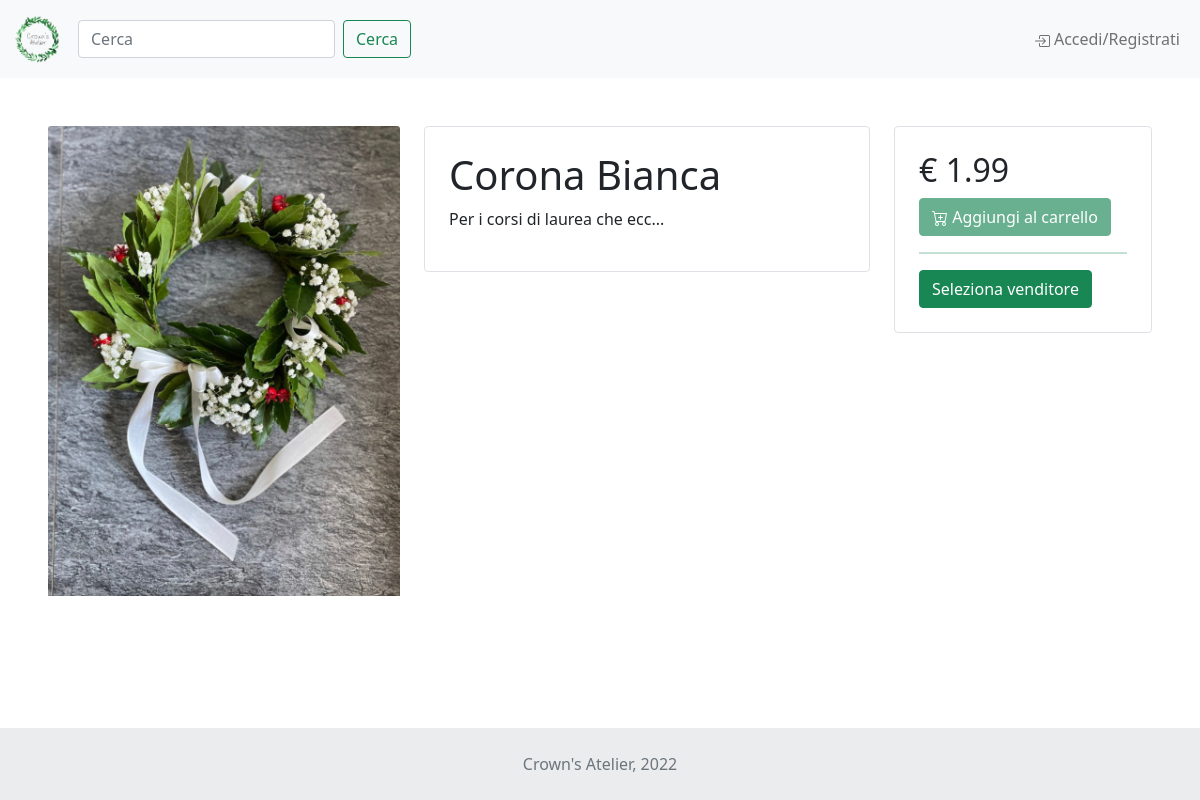
Screenshot of /product.php?id=2&seller=1 with the database file from the repository.
### tables this page shows
CREATE TABLE `prodotti_forniti` (
  `idFornitore` int NOT NULL,
  `idProdotto` int NOT NULL,
  `prezzo` float NOT NULL,
  `qntFornita` int NOT NULL,
  PRIMARY KEY (`idFornitore`,`idProdotto`),
  KEY `fk_prodotti_forniti_email_idx` (`idFornitore`),
  KEY `fk_prodotti_forniti_idProdotto_idx` (`idProdotto`),
  CONSTRAINT `fk_prodotti_forniti_email` FOREIGN KEY (`idFornitore`) REFERENCES `utenti` (`idUtente`),
  CONSTRAINT `fk_prodotti_forniti_idProdotto` FOREIGN KEY (`idProdotto`) REFERENCES `prodotti` (`idProdotto`)
);

CREATE TABLE `prodotti` (
  `idProdotto` int NOT NULL AUTO_INCREMENT,
  `nome` varchar(512) NOT NULL,
  `descrizione` varchar(512) NOT NULL,
  `imgURL` varchar(150) NOT NULL,
  `categoria` int NOT NULL,
  PRIMARY KEY (`idProdotto`),
  KEY `fk_prodotti_categoria_idx` (`categoria`),
  CONSTRAINT `fk_prodotti_categoria` FOREIGN KEY (`categoria`) REFERENCES `categorie` (`idCategoria`)
);

### product.php (called while the page is built, shortened)
<?php
require_once 'start.php';
$templateParams["titolo"] = "Crown's Atelier - Prodotto";
if(isUserLoggedIn()){
    $templateParams["nav"] = "navbar.php";
} else {
    $templateParams["nav"] = "navbar-login.php";
}$templateParams["nome"] = "product-view.php";
if(isset($_GET['id']) && isset($_GET['seller'])){
    $prodotto = $dbh-> getProductData($_GET['id'], $_GET['seller']);
    $templateParams['imgURL'] = $prodotto[0]['imgURL'];
    $templateParams['nomeProdotto'] = $prodotto[0]['nome'];
    $templateParams['descrizione'] = $prodotto[0]['descrizione'];
    $templateParams['prezzo'] = $prodotto[0]['prezzo'];
    $templateParams["venditori"] = $dbh-> getSellerByProductId($_GET['id']);
}
require 'template/base.php';
?>

### db/database.php (called while the page is built, shortened)
<?php
class DatabaseHelper{
    private $db;
    public function __construct($servername, $username, $password, $dbname, $port){
        $this->db = new mysqli($servername, $username, $password, $dbname, $port);
    }
    public function getProductData($id, $seller){
        $query = "SELECT *
        FROM prodotti, prodotti_forniti
        WHERE prodotti.idProdotto = prodotti_forniti.idProdotto
        AND prodotti_forniti.idProdotto = ?
        AND prodotti_forniti.idFornitore = ?";
        $stmt = $this->db->prepare($query);
        $stmt->bind_param('ii',$id, $seller);
        $stmt->execute();
        $result = $stmt->get_result();
        return $result->fetch_all(MYSQLI_ASSOC);
    }
    public function getSellerByProductId($id){
        $query = "SELECT *
        FROM utenti, prodotti_forniti
        WHERE utenti.idUtente = prodotti_forniti.idFornitore
        AND prodotti_forniti.idProdotto = ?
        AND utenti.tipo = 'fornitore'
        ORDER BY prodotti_forniti.prezzo";
        $stmt = $this->db->prepare($query);
        $stmt->bind_param('i',$id);
        $stmt->execute();
        $result = $stmt->get_result();
        return $result->fetch_all(MYSQLI_ASSOC);
    }
}
?>

### start.php (called while the page is built, shortened)
<?php
require_once("utils/functions.php");
require_once("db/database.php");
$dbh = new DatabaseHelper("127.0.0.1", "root", "root", "my_crownsatelier", 3306);
?>

### utils/functions.php (called while the page is built, shortened)
<?php
function isUserLoggedIn(){
    return !empty($_SESSION["id"]);
}
?>

### template/product-view.php (the view, shortened to what this page needs)
<main>
<div class="m-5">
    <div class="row">
        <div class="col-12 col-md-4">
            <img src="./resources/img/products/<?php echo $templateParams['imgURL']?>" class="card-img-top" alt=""/>
        </div>
        <div class="col-12 col-md-5 mt-3 mt-md-0">
            <div class="border rounded p-4">
                <h1><?php echo $templateParams['nomeProdotto']?></h1>
                <p><?php echo $templateParams['descrizione']?></p>
            </div>
        </div>
        <div class="col-12 col-md-3 mt-3 mt-md-0">
            <div class="border rounded p-4">
                <h2>€ <?php echo $templateParams['prezzo']?> </h2>
                <form method="POST" action= "#">
                <button class="btn btn-success btn-labeled" type="submit" id="addToCart" name="addToCart"
                <?php if(!isUserLoggedIn()){
                        echo 'disabled';
                    }?> >
                    <span class="btn-label">
                    </span>
                    Aggiungi al carrello
                </button>
                </form>
                <hr class="bg-success border-2 border-top border-success"/>
                <button class="btn btn-success" type="button" data-bs-toggle="offcanvas" data-bs-target="#offcanvasExample">Seleziona venditore</button>
            </div>
        </div>
    </div>
</div>
</main>

### rows the page displays
prodotti_forniti: idProdotto.imgURL (picture), idProdotto.nome "Corona Bianca", idProdotto.descrizione "Per i corsi di laurea che ecc...", prezzo "1.99"
